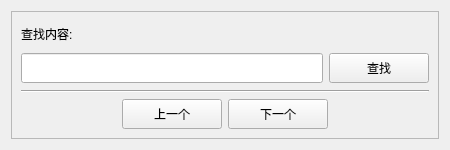
<?xml version="1.0" encoding="UTF-8"?>
<ui version="4.0">
 <class>Form</class>
 <widget class="QWidget" name="Form">
  <property name="geometry">
   <rect>
    <x>0</x>
    <y>0</y>
    <width>450</width>
    <height>150</height>
   </rect>
  </property>
  <property name="windowTitle">
   <string>Form</string>
  </property>
  <layout class="QGridLayout" name="gridLayout_4">
   <item row="0" column="0">
    <widget class="QFrame" name="frame">
     <property name="frameShape">
      <enum>QFrame::StyledPanel</enum>
     </property>
     <property name="frameShadow">
      <enum>QFrame::Raised</enum>
     </property>
     <layout class="QGridLayout" name="gridLayout_3">
      <item row="0" column="0">
       <widget class="QLabel" name="label_info">
        <property name="text">
         <string>查找内容:</string>
        </property>
       </widget>
      </item>
      <item row="1" column="0">
       <layout class="QGridLayout" name="gridLayout">
        <item row="0" column="0">
         <widget class="QLineEdit" name="lineEdit_find">
          <property name="minimumSize">
           <size>
            <width>0</width>
            <height>30</height>
           </size>
          </property>
         </widget>
        </item>
        <item row="0" column="1">
         <widget class="QPushButton" name="pushButton_find">
          <property name="sizePolicy">
           <sizepolicy hsizetype="Fixed" vsizetype="Fixed">
            <horstretch>0</horstretch>
            <verstretch>0</verstretch>
           </sizepolicy>
          </property>
          <property name="minimumSize">
           <size>
            <width>100</width>
            <height>30</height>
           </size>
          </property>
          <property name="text">
           <string>查找</string>
          </property>
         </widget>
        </item>
       </layout>
      </item>
      <item row="2" column="0">
       <widget class="Line" name="line">
        <property name="minimumSize">
         <size>
          <width>0</width>
          <height>4</height>
         </size>
        </property>
        <property name="orientation">
         <enum>Qt::Horizontal</enum>
        </property>
       </widget>
      </item>
      <item row="3" column="0">
       <layout class="QGridLayout" name="gridLayout_2">
        <item row="0" column="0">
         <spacer name="horizontalSpacer">
          <property name="orientation">
           <enum>Qt::Horizontal</enum>
          </property>
          <property name="sizeHint" stdset="0">
           <size>
            <width>40</width>
            <height>20</height>
           </size>
          </property>
         </spacer>
        </item>
        <item row="0" column="1">
         <widget class="QPushButton" name="pushButton_up">
          <property name="sizePolicy">
           <sizepolicy hsizetype="Fixed" vsizetype="Fixed">
            <horstretch>0</horstretch>
            <verstretch>0</verstretch>
           </sizepolicy>
          </property>
          <property name="minimumSize">
           <size>
            <width>100</width>
            <height>30</height>
           </size>
          </property>
          <property name="text">
           <string>上一个</string>
          </property>
         </widget>
        </item>
        <item row="0" column="2">
         <widget class="QPushButton" name="pushButton_down">
          <property name="sizePolicy">
           <sizepolicy hsizetype="Fixed" vsizetype="Fixed">
            <horstretch>0</horstretch>
            <verstretch>0</verstretch>
           </sizepolicy>
          </property>
          <property name="minimumSize">
           <size>
            <width>100</width>
            <height>30</height>
           </size>
          </property>
          <property name="text">
           <string>下一个</string>
          </property>
         </widget>
        </item>
        <item row="0" column="3">
         <spacer name="horizontalSpacer_2">
          <property name="orientation">
           <enum>Qt::Horizontal</enum>
          </property>
          <property name="sizeHint" stdset="0">
           <size>
            <width>40</width>
            <height>20</height>
           </size>
          </property>
         </spacer>
        </item>
       </layout>
      </item>
     </layout>
    </widget>
   </item>
  </layout>
 </widget>
 <resources/>
 <connections/>
</ui>
